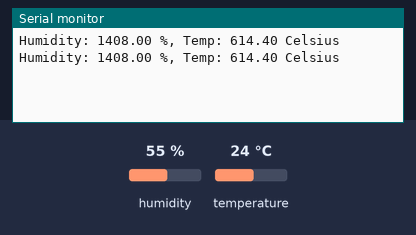
The sketch below on a simulated Arduino Uno, built with avr-gcc and run on an emulated ATmega328P. On the bench: the last lines printed to the serial monitor. Wiring (inferred from the names in the program): DHT11 sensor: data pin 2. The inputs (shaded band) are chosen by the test bench; at power-on: humidity 55 %, temperature 24 °C.

Above: at 3.3 s.
3.4 s: humidity set to 22 %
At 5.4 s:
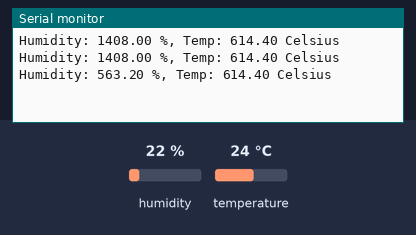
6.5 s: temperature set to 12 °C
At 7.4 s:
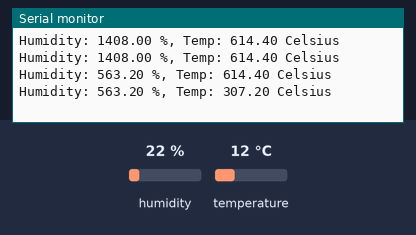
9.6 s: humidity set to 40 %
At 12.7 s:
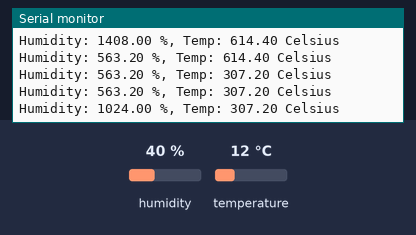
Timing chart, 0 to 14.2 s (numbered marks = the images above; inputs shaded):
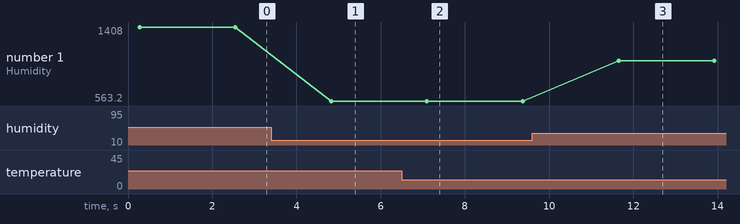

Measured:
- after the input at 3.4 s, the serial monitor: prints a new line after 1.4 s (image 1)
- after the input at 6.5 s, the serial monitor: prints a new line after 0.60 s (image 2)
- after the input at 9.6 s, the serial monitor: prints a new line after 2.0 s (image 3)
- plotted number 1: 1408 → 563.2 after the input at 3.4 s, 563.2 → 1024 after the input at 9.6 s

The sketch:

temp_humid.ino
```cpp
/* How to use the DHT-22 sensor with Arduino uno
   Temperature and humidity sensor
   More info: http://www.ardumotive.com/how-to-use-dht-22-sensor-en.html
   Dev: Michalis Vasilakis // Date: 1/7/2015 // www.ardumotive.com */

//Libraries
#include <DHT.h>;
#include <Adafruit_Sensor.h>

//Constants
#define DHTPIN 2     // what pin we're connected to
#define DHTTYPE DHT22   // DHT 22  (AM2302)
DHT dht(DHTPIN, DHTTYPE); //// Initialize DHT sensor for normal 16mhz Arduino


//Variables
int chk;
float hum;  //Stores humidity value
float temp; //Stores temperature value

void setup()
{
    Serial.begin(9600);
  dht.begin();

}

void loop()
{
    //Read data and store it to variables hum and temp
    hum = dht.readHumidity();
    temp= dht.readTemperature();
    //Print temp and humidity values to serial monitor
    Serial.print("Humidity: ");
    Serial.print(hum);
    Serial.print(" %, Temp: ");
    Serial.print(temp);
    Serial.println(" Celsius");
    delay(2000); //Delay 2 sec.
}
```

DHT.h
```cpp
// (licence header left out)
#ifndef DHT_H
#define DHT_H

#if ARDUINO >= 100
 #include "Arduino.h"
#else
 #include "WProgram.h"
#endif


// Uncomment to enable printing out nice debug messages.
//#define DHT_DEBUG

// Define where debug output will be printed.
#define DEBUG_PRINTER Serial

// Setup debug printing macros.
#ifdef DHT_DEBUG
  #define DEBUG_PRINT(...) { DEBUG_PRINTER.print(__VA_ARGS__); }
  #define DEBUG_PRINTLN(...) { DEBUG_PRINTER.println(__VA_ARGS__); }
#else
  #define DEBUG_PRINT(...) {}
  #define DEBUG_PRINTLN(...) {}
#endif

// Define types of sensors.
#define DHT11 11
#define DHT22 22
#define DHT21 21
#define AM2301 21


class DHT {
  public:
   DHT(uint8_t pin, uint8_t type, uint8_t count=6);
   void begin(void);
   float readTemperature(bool S=false, bool force=false);
   float convertCtoF(float);
   float convertFtoC(float);
   float computeHeatIndex(float temperature, float percentHumidity, bool isFahrenheit=true);
   float readHumidity(bool force=false);
   boolean read(bool force=false);

 private:
  uint8_t data[5];
  uint8_t _pin, _type;
  #ifdef __AVR
    // Use direct GPIO access on an 8-bit AVR so keep track of the port and bitmask
    // for the digital pin connected to the DHT.  Other platforms will use digitalRead.
    uint8_t _bit, _port;
  #endif
  uint32_t _lastreadtime, _maxcycles;
  bool _lastresult;

  uint32_t expectPulse(bool level);

};

class InterruptLock {
  public:
   InterruptLock() {
    noInterrupts();
   }
   ~InterruptLock() {
    interrupts();
   }

};

#endif
```
